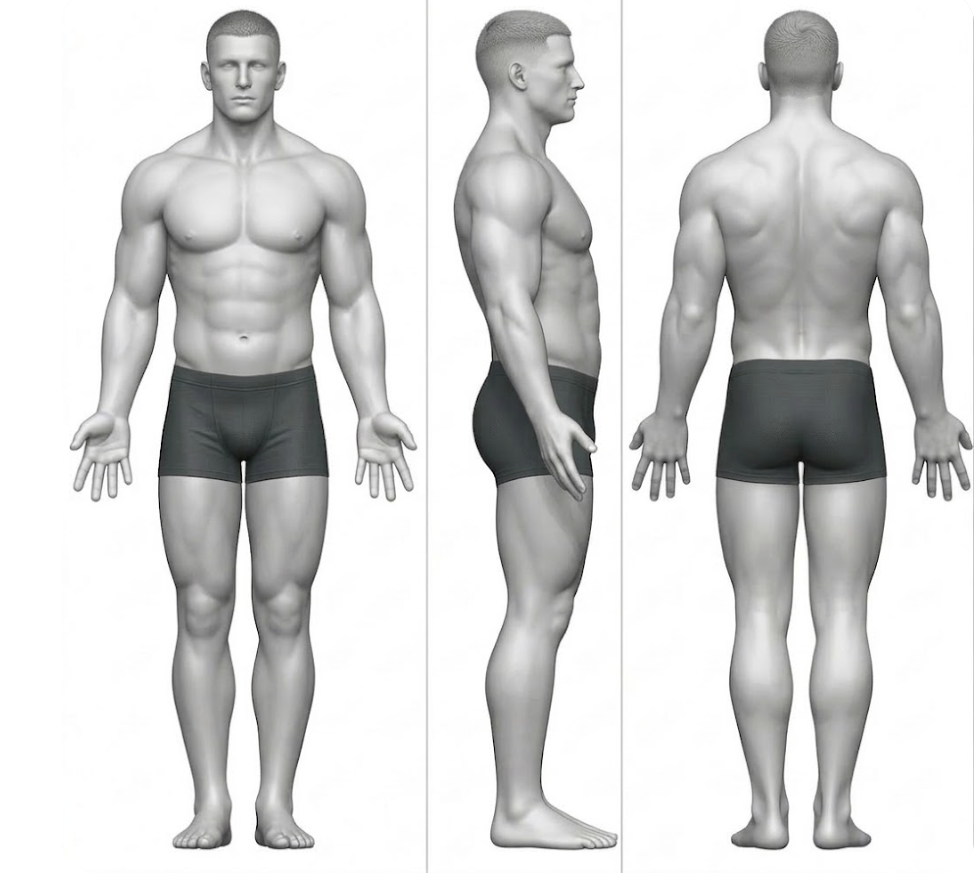
#> input picture NEXUS-RP_Coach/img/ref-male.png, 978 x 888 px, given in place of ref-male.jpg, which was not available
$ python crop-refs.py
#> lines starting #> are read from the running program, lines starting #| are printed output that depends on the picture; pictures that were not available may be replaced by others from this repository, and a replacement may not be noted
#!/usr/bin/env python3
"""
Recorta las imágenes de referencia panorámicas (3 poses: frontal, lateral, espalda)
en 6 archivos individuales para usar como siluetas guía.

USO:
1. Guarda la imagen del hombre como: img/ref-male.jpg
2. Guarda la imagen de la mujer como: img/ref-female.jpg
3. Ejecuta: python3 img/crop-refs.py

Se generan:
  img/sil-m-front.png, sil-m-side.png, sil-m-back.png
  img/sil-f-front.png, sil-f-side.png, sil-f-back.png
"""
import os
import sys
from collections import deque

try:
    from PIL import Image, ImageFilter, ImageEnhance
except ImportError:
    print("Instalando Pillow...")
    os.system(f"{sys.executable} -m pip install Pillow")
    from PIL import Image, ImageFilter, ImageEnhance

SCRIPT_DIR = os.path.dirname(os.path.abspath(__file__))

# Umbral de PROPAGACIÓN del flood-fill (alto = conservador, preserva más manos)
FLOOD_SPREAD = 205
# Umbral para hacer transparente un píxel de fondo confirmado
BG_THRESHOLD = 195
# Zona de transición para suavizar bordes del cuerpo
EDGE_SOFT_LOW = 185


def flood_fill_background(gray_img):
    """
    Identifica el fondo usando flood-fill desde los bordes de la imagen.
    El flood-fill solo se propaga por píxeles muy claros (>= FLOOD_SPREAD),
    evitando comer los bordes de manos y dedos que tienen brillo intermedio.
    Luego se aplica transparencia gradual en los bordes encontrados.
    """
    w, h = gray_img.size
    pixels = gray_img.load()
    # Máscara: True = es fondo
    is_bg = [[False] * h for _ in range(w)]

    queue = deque()

    # Sembrar desde los 4 bordes (solo píxeles muy claros)
    for x in range(w):
        for y in [0, h - 1]:
            if pixels[x, y] >= FLOOD_SPREAD and not is_bg[x][y]:
                is_bg[x][y] = True
                queue.append((x, y))
    for y in range(h):
        for x in [0, w - 1]:
            if pixels[x, y] >= FLOOD_SPREAD and not is_bg[x][y]:
                is_bg[x][y] = True
                queue.append((x, y))

    # Flood-fill: solo se propaga por píxeles claros (>= FLOOD_SPREAD)
    # Esto evita que el flood entre en la zona de manos/dedos (175-205)
    while queue:
        cx, cy = queue.popleft()
        for dx, dy in [(-1, 0), (1, 0), (0, -1), (0, 1)]:
            nx, ny = cx + dx, cy + dy
            if 0 <= nx < w and 0 <= ny < h and not is_bg[nx][ny]:
                if pixels[nx, ny] >= FLOOD_SPREAD:
                    is_bg[nx][ny] = True
                    queue.append((nx, ny))

    return is_bg


def keep_largest_body(rgba_img):
    """
    Encuentra el componente conectado opaco más grande (el cuerpo principal)
    y hace transparente cualquier fragmento aislado (restos de poses vecinas).
    """
    w, h = rgba_img.size
    px = rgba_img.load()

    # Crear máscara de píxeles opacos (alpha > 128)
    is_body = [[px[x, y][3] > 128 for y in range(h)] for x in range(w)]
    visited = [[False] * h for _ in range(w)]

    # Encontrar todos los componentes conectados
    components = []
    for sx in range(w):
        for sy in range(h):
            if is_body[sx][sy] and not visited[sx][sy]:
                # BFS para encontrar este componente
                comp = []
                queue = deque()
                queue.append((sx, sy))
                visited[sx][sy] = True
                while queue:
                    cx, cy = queue.popleft()
                    comp.append((cx, cy))
                    for dx, dy in [(-1, 0), (1, 0), (0, -1), (0, 1)]:
                        nx, ny = cx + dx, cy + dy
                        if 0 <= nx < w and 0 <= ny < h and not visited[nx][ny] and is_body[nx][ny]:
                            visited[nx][ny] = True
                            queue.append((nx, ny))
                components.append(comp)

    if not components:
        return

    # Solo eliminar fragmentos pequeños (< 0.5% del área total de la imagen)
    # Esto preserva la cabeza y otras partes grandes del cuerpo
    min_size = int(w * h * 0.005)

    removed = 0
    for comp in components:
        if len(comp) < min_size:
            for (x, y) in comp:
                r, g, b, a = px[x, y]
                px[x, y] = (r, g, b, 0)
                removed += 1

    if removed > 0:
        print(f"    (eliminados {removed} px de fragmentos pequeños)")


def process_image(src_name, prefix):
#> called with src_name = 'ref-male.jpg', prefix = 'm'
    src_path = os.path.join(SCRIPT_DIR, src_name)
    if not os.path.exists(src_path):
        print(f"  [!] No encontrado: {src_path}")
        return False

    img = Image.open(src_path)
#> img is the input picture: PIL image 978x888 RGBA; mean R, G, B, A 214.2, 214.4, 214.1, 255
    w, h = img.size
#> w = 978; h = 888
    third = w // 3
#> third = 326

    # Recortes generosos para incluir cuerpo completo (brazos y manos).
    poses = [
        ("front", 0, third + int(third * 0.30)),             # margen amplio derecha para dedos completos
        ("side", third + int(third * 0.30), 2 * third - int(third * 0.15)),  # márgenes estrictos para excluir poses vecinas
        ("back", 2 * third - int(third * 0.10), w),          # extender izquierda para mano completa
    ]

    for pose_name, x_start, x_end in poses:
        # Asegurar límites válidos
        x_start = max(0, x_start)
        x_end = min(w, x_end)
        cropped = img.crop((x_start, 0, x_end, h))

        # Convertir a escala de grises
        gray = cropped.convert("L")

        # Ajustar contraste ligeramente
        enhancer = ImageEnhance.Contrast(gray)
        gray = enhancer.enhance(1.0)

        # Flood-fill desde bordes para identificar fondo real
        w_crop, h_crop = gray.size
        is_bg = flood_fill_background(gray)

        # Crear imagen RGBA y aplicar transparencia solo al fondo conectado
        rgba = gray.convert("RGBA")
        px = rgba.load()
        gray_px = gray.load()
        for y in range(h_crop):
            for x in range(w_crop):
                if is_bg[x][y]:
                    brightness = gray_px[x, y]
                    r, g, b, a = px[x, y]
                    if brightness >= BG_THRESHOLD:
                        # Fondo claro confirmado → transparente
                        px[x, y] = (r, g, b, 0)
                    elif brightness >= EDGE_SOFT_LOW:
                        # Zona de transición → semi-transparente (borde suave)
                        alpha = int(255 * (BG_THRESHOLD - brightness) / (BG_THRESHOLD - EDGE_SOFT_LOW))
                        px[x, y] = (r, g, b, alpha)

        # Eliminar fragmentos aislados de poses vecinas
        keep_largest_body(rgba)

        # Suavizar sombras extremas: aplicar piso de brillo mínimo a píxeles del cuerpo.
        # Las sombras muy oscuras del modelo 3D (fosas nasales, bordes de dedos)
        # se ven como manchas negras a baja opacidad. Elevarlas a un mínimo sutil.
        MIN_BODY_BRIGHTNESS = 75
        px = rgba.load()
        for y in range(h_crop):
            for x in range(w_crop):
                r, g, b, a = px[x, y]
                if a > 128 and r < MIN_BODY_BRIGHTNESS:
                    px[x, y] = (MIN_BODY_BRIGHTNESS, MIN_BODY_BRIGHTNESS, MIN_BODY_BRIGHTNESS, a)

        # Guardar como PNG con transparencia
        out_name = f"sil-{prefix}-{pose_name}.png"
        out_path = os.path.join(SCRIPT_DIR, out_name)
        rgba.save(out_path, "PNG", optimize=True)
        print(f"  [OK] {out_name} ({w_crop}x{h_crop})")
#> this loop made 3 passes
#> pass 1, in process_image, `rgba.save(out_path, "PNG", optimize=True)`:
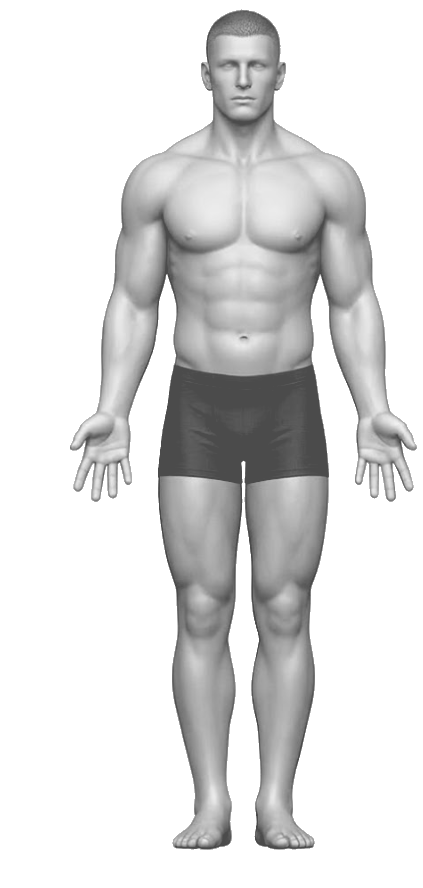
#> saved as sil-m-front.png: PIL image 423x888 RGBA; mean R, G, B, A 219.9, 219.9, 219.9, 91.4; transparent parts drawn white
#> after the loop:
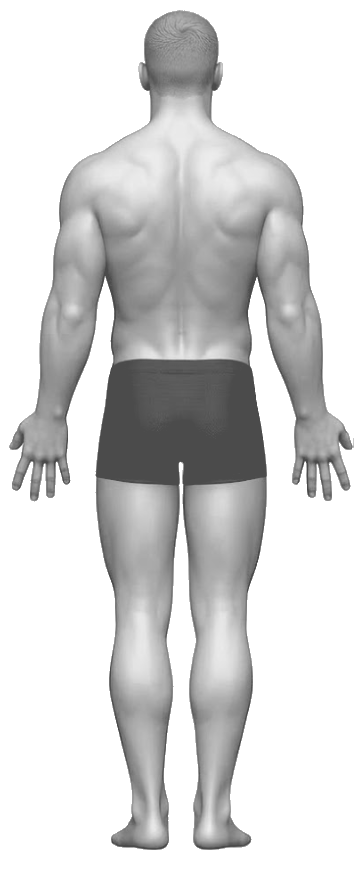
#> rgba: PIL image 358x888 RGBA; mean R, G, B, A 211.4, 211.4, 211.4, 107.8; transparent parts drawn white

    return True


print("=== Procesando imágenes de referencia ===\n")

print("Hombre (ref-male.jpg):")
m_ok = process_image("ref-male.jpg", "m")
if not m_ok:
    # Intentar con .png
    m_ok = process_image("ref-male.png", "m")

print("\nMujer (ref-female.jpg):")
f_ok = process_image("ref-female.jpg", "f")
#> call 2 of process_image, with src_name = 'ref-female.jpg', prefix = 'f'
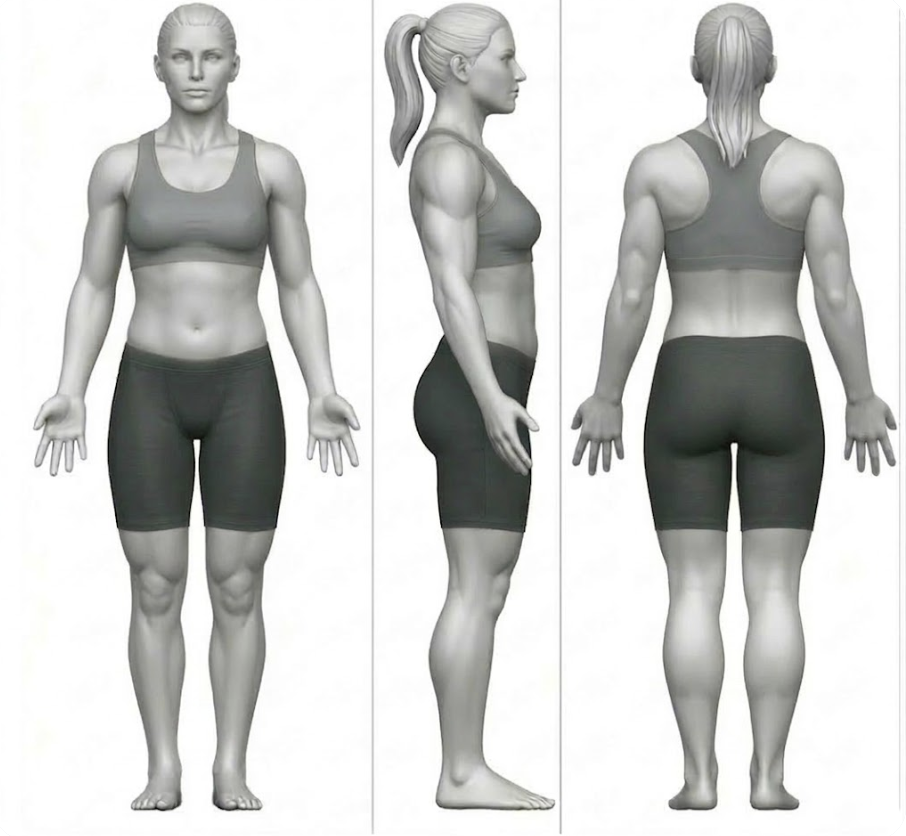
#> input picture NEXUS-RP_Coach/img/ref-female.png, 906 x 836 px, given in place of ref-female.jpg, which was not available
#> in process_image, img is the input picture: PIL image 906x836 RGBA; mean R, G, B, A 204.1, 205, 203.3, 255
#> the loop in process_image (call 2), `for pose_name, x_start, x_end in poses:` made 3 passes
#> pass 1, in process_image (call 2), `cropped = img.crop((x_start, 0, x_end, h))`:
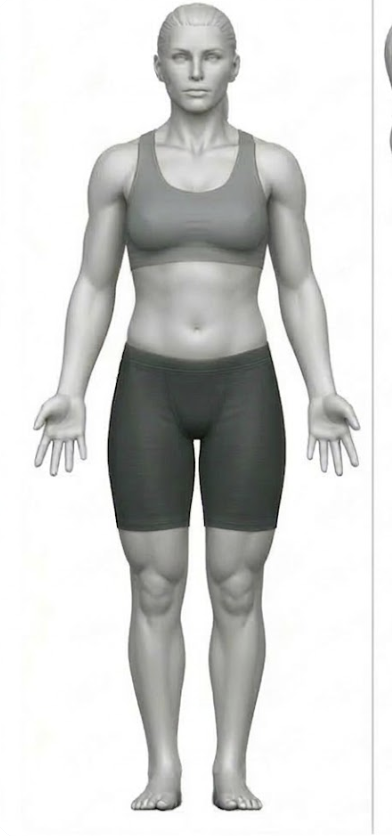
#> cropped: PIL image 392x836 RGBA; mean R, G, B, A 210.4, 211.1, 209.7, 255
#> pass 1, in process_image (call 2), `rgba.save(out_path, "PNG", optimize=True)`:
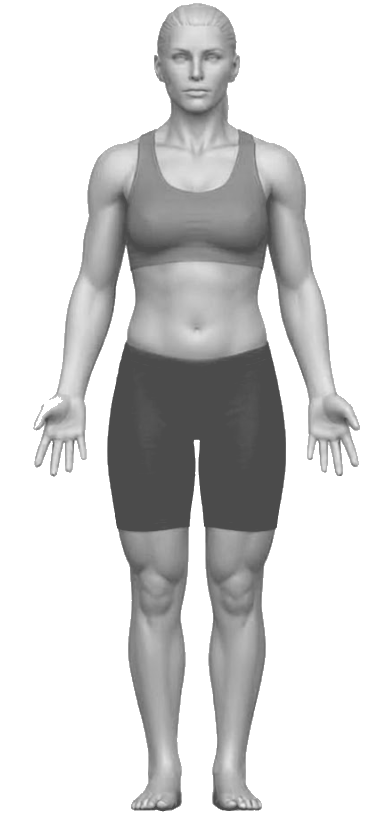
#> saved as sil-f-front.png: PIL image 392x836 RGBA; mean R, G, B, A 211.7, 211.7, 211.7, 93.7; transparent parts drawn white
#> after the loop in process_image (call 2), `for pose_name, x_start, x_end in poses:`:
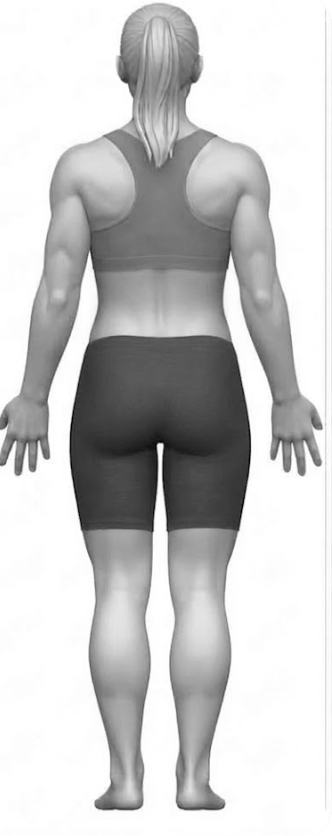
#> gray: PIL image 332x836 L; min 1, max 255, mean 200.1
#> after the loop in process_image (call 2), `for pose_name, x_start, x_end in poses:`:
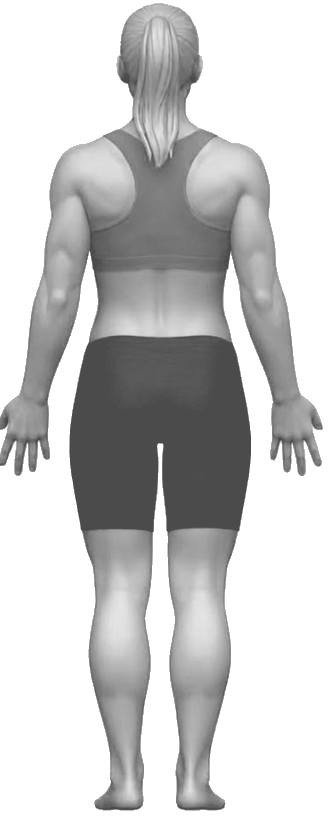
#> rgba: PIL image 332x836 RGBA; mean R, G, B, A 201.4, 201.4, 201.4, 113; transparent parts drawn white
if not f_ok:
    f_ok = process_image("ref-female.png", "f")

if m_ok or f_ok:
    print("\n=== Listo! Las imágenes recortadas están en img/ ===")
    print("Recarga la app para ver los cambios.")
else:
    print("\n[ERROR] No se encontraron las imágenes fuente.")
    print("Guarda las imágenes como:")
    print(f"  {os.path.join(SCRIPT_DIR, 'ref-male.jpg')}")
    print(f"  {os.path.join(SCRIPT_DIR, 'ref-female.jpg')}")
